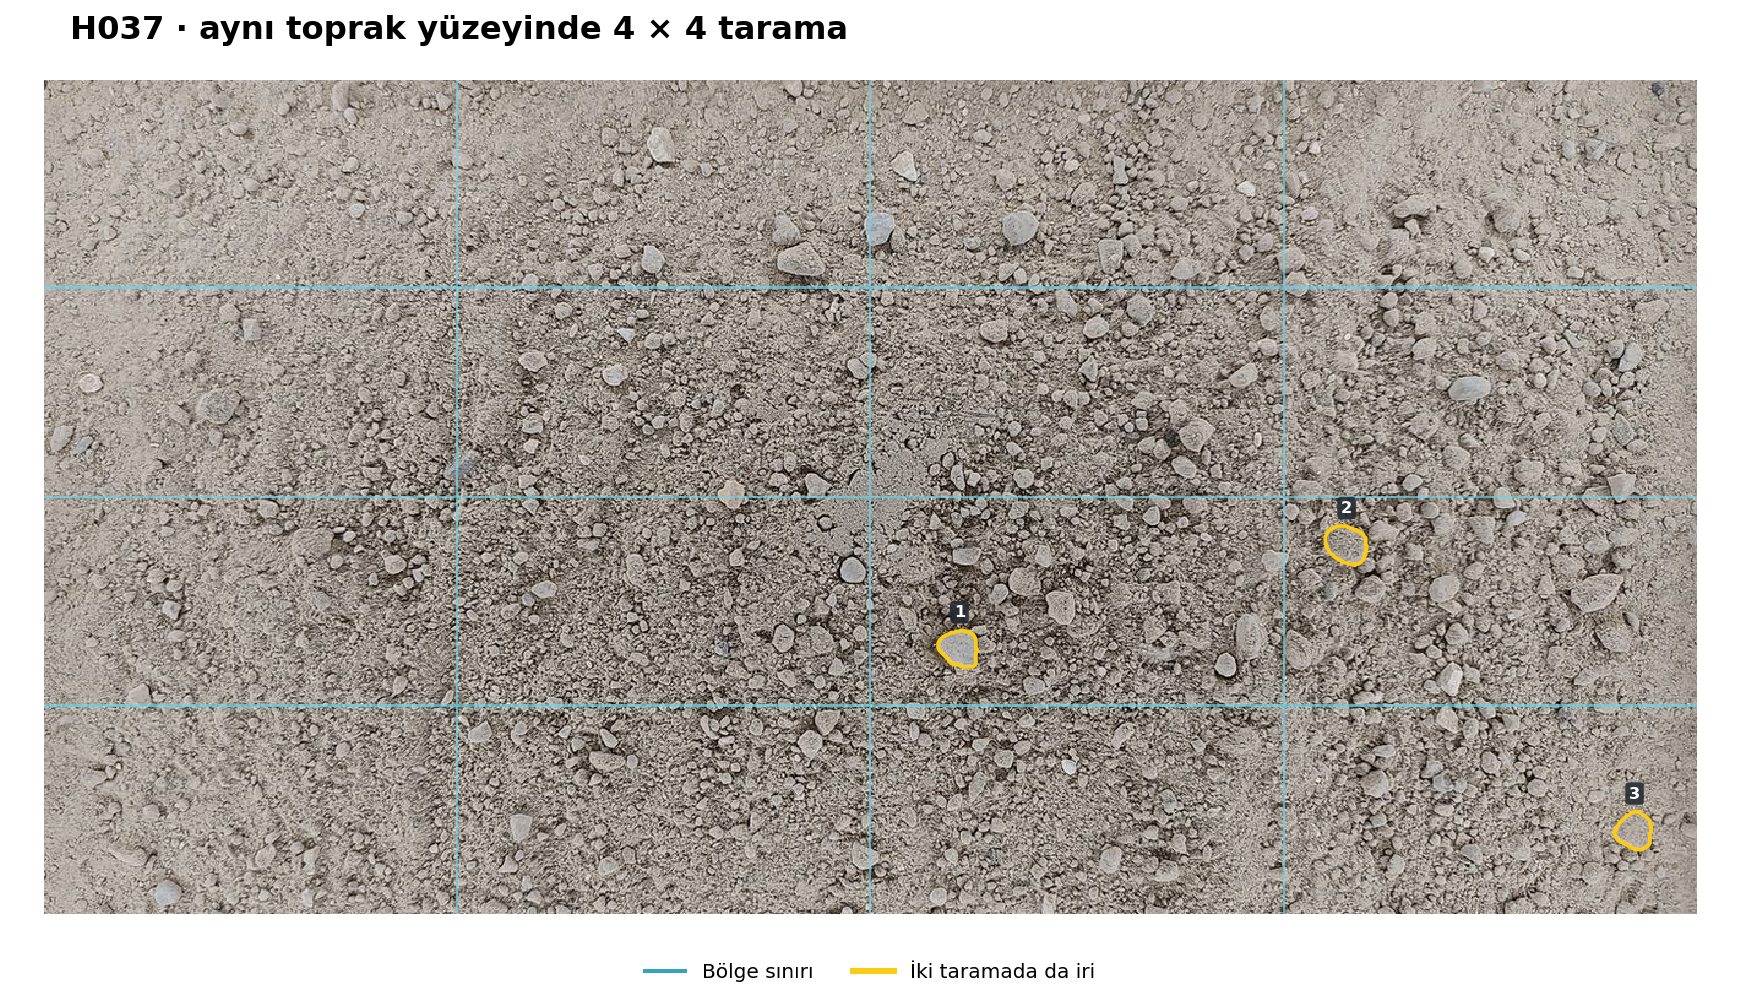

Here is the Python script that generated this plot:
"""H037'nin aynı Motorola çekiminde 4 × 4 bölge ve tam yüzey tespitlerini karşılaştır."""
import argparse
from dataclasses import dataclass

import numpy as np
import pandas as pd
from skimage.measure import regionprops

import h037_tam_yuzey as full

ig = full.ig
STEM = "h037_onalti_bolge"
ARCHIVE = ig.out / f"{STEM}_maskeler.npz"
MARGIN = int(np.ceil(13 * ig.PPM))
THRESHOLD = 6.3
MIN_IOU = .5
BOUNDARY = ig.out / f"{STEM}_sinir_kontrolu.npz"


def with_margin(core, shape):
    y0, x0, y1, x1 = core
    h, w = shape
    return max(0, y0-MARGIN), max(0, x0-MARGIN), min(h, y1+MARGIN), min(w, x1+MARGIN)


def layout(shape):
    h, w = shape
    ys = np.rint(np.linspace(0, h, 5)).astype(int)
    xs = np.rint(np.linspace(0, w, 5)).astype(int)
    for i, (y0, y1) in enumerate(zip(ys[:-1], ys[1:])):
        for j, (x0, x1) in enumerate(zip(xs[:-1], xs[1:])):
            # Label rows and columns as seen in the landscape display (90° counterclockwise).
            name = f"r{4-j}c{i+1}"
            core = (y0, x0, y1, x1)
            yield name, core, with_margin(core, shape)


def boundary_layout(ref):
    # The one coarse stone previously found inside the five squares is the preselected test case.
    coarse = pd.read_csv(ig.out / "h037_tam_yuzey_taslar.csv")
    label = coarse.loc[coarse.bes_karede, "etiket"].item()
    yy, xx = np.nonzero(ref == label)
    sy, sx = np.rint([yy.mean()+.5, xx.mean()+.5]).astype(int)
    tiles = [core for _, core, _ in layout(ref.shape) if core[0] <= sy < core[2]]
    shared = min((core[3] for core in tiles[:-1]), key=lambda x: abs(x - sx))
    left = next(core for core in tiles if core[3] == shared)
    right = next(core for core in tiles if core[1] == shared)
    assert left[1] < sx < right[3] and xx.min() < sx <= xx.max()
    cores = [(left[0], left[1], left[2], sx), (right[0], sx, right[2], right[3])]
    return [(name, core, with_margin(core, ref.shape)) for name, core in zip(["side0", "side1"], cores)]


def infer(stress=False):
    from cellpose import models, transforms

    row, _, box, _, rgb = full.surface()
    # Use the exact full-frame input normalization from Cellpose before slicing.
    image = transforms.convert_image(rgb)
    image = transforms.normalize_img(image[None], **dict(models.normalize_default, normalize=True, invert=False))[0]
    assert image.shape == rgb.shape
    cache = ig.work.parent / ".venv" / STEM
    cache.mkdir(exist_ok=True)
    model = None
    tiles = list(layout(image.shape[:2]))
    output = ARCHIVE
    if stress:
        with np.load(full.ARCHIVE) as ref:
            tiles = boundary_layout(ref["mask"])
        output = BOUNDARY
    masks = {}
    for number, (name, _, outer) in enumerate(tiles, 1):
        y0, x0, y1, x1 = outer
        path = cache / f"{name}.npy"
        if path.exists():
            mask = np.load(path)
        else:
            if model is None:
                model = ig.load_model(full.prev.near.WEIGHTS)
            patch = np.ascontiguousarray(image[y0:y1, x0:x1])
            mask, *_ = model.eval(patch, normalize=False, batch_size=1, bsize=256,
                                  flow_threshold=.4, cellprob_threshold=0.)
            assert mask.min() >= 0 and mask.max() <= 65535
            mask = mask.astype(np.uint16)
            tmp = path.with_suffix(".tmp.npy")
            np.save(tmp, mask)
            tmp.replace(path)
        assert mask.shape == (y1-y0, x1-x0) and mask.dtype == np.uint16
        masks[name] = mask
        print(f"{number}/{len(tiles)} {name}", flush=True)
    tmp = output.with_suffix(".tmp.npz")
    np.savez_compressed(tmp, **masks, photo_name=row.file, box=box, margin=MARGIN, shape=image.shape[:2])
    tmp.replace(output)


@dataclass
class Grain:
    tile: str
    label: int
    pixels: np.ndarray
    minor: float
    owned: bool
    clearance: float
    bbox: tuple


def read_grains(archive, tiles, shape):
    grains = []
    for name, (y0, x0, y1, x1), (oy, ox, ey, ex) in tiles:
        mask = archive[name]
        assert mask.shape == (ey-oy, ex-ox)
        for obj in regionprops(mask):
            cy, cx = np.asarray(obj.centroid) + [oy+.5, ox+.5]
            owned = y0 <= cy < y1 and x0 <= cx < x1
            rr, cc = obj.coords.T
            pixels = np.ravel_multi_index((rr+oy, cc+ox), shape)
            a, b, c, d = obj.bbox
            bbox = (a+oy, b+ox, c+oy, d+ox)
            # Prefer the mask with most surrounding context when duplicate owners occur.
            clearance = min(cy-oy, ey-cy, cx-ox, ex-cx)
            grains.append(Grain(name, obj.label, pixels, obj.axis_minor_length / ig.PPM, owned, clearance, bbox))
    return grains


def deduplicate(grains):
    kept = []
    buckets = {}
    for grain in sorted((g for g in grains if g.owned), key=lambda g: (-g.clearance, g.tile, g.label)):
        y0, x0, y1, x1 = grain.bbox
        bins = [(i, j) for i in range(y0//64, (y1-1)//64+1) for j in range(x0//64, (x1-1)//64+1)]
        nearby = {i for cell in bins for i in buckets.get(cell, [])}
        duplicate = False
        for i in nearby:
            other = kept[i]
            if other.tile == grain.tile:
                continue
            n = np.intersect1d(other.pixels, grain.pixels, assume_unique=True).size
            if n >= MIN_IOU * (len(other.pixels) + len(grain.pixels) - n):
                duplicate = True
                break
        if not duplicate:
            for cell in bins:
                buckets.setdefault(cell, []).append(len(kept))
            kept.append(grain)
    return kept


def overlaps(grain, ref, areas):
    ids, counts = np.unique(ref.ravel()[grain.pixels], return_counts=True)
    return [(int(k), n / (len(grain.pixels) + areas[k] - n)) for k, n in zip(ids, counts) if k]


def match(grains, ref):
    from scipy.optimize import linear_sum_assignment
    areas = np.bincount(ref.ravel())
    weights = np.zeros((len(grains), len(areas)))
    for i, grain in enumerate(grains):
        for label, iou in overlaps(grain, ref, areas):
            if iou >= MIN_IOU:
                weights[i, label] = 1 + min(weights.shape) + iou
    a, b = linear_sum_assignment(weights, maximize=True)
    return {int(label): (grains[i], weights[i,label] - (1 + min(weights.shape)))
            for i, label in zip(a, b) if weights[i,label] > 0}


def draw(rgb, field, table, kept, ref):
    import matplotlib
    matplotlib.use("Agg")
    import matplotlib.pyplot as plt
    from matplotlib.lines import Line2D
    from skimage.segmentation import find_boundaries

    colors = {"ortak": "#facc15", "yalniz_tam": "#ed4685", "yalniz_16": "#58f3b8"}
    names = {"ortak": "İki taramada da iri", "yalniz_tam": "Yalnız tam yüzeyde iri",
             "yalniz_16": "Yalnız 16 bölgede iri"}
    lookup = {(g.tile, g.label): g for g in kept}
    def outline(ax, binary, color, **style):
        ax.contour(binary.astype(float), levels=[.5], colors=[color], **style)
    fig, ax = plt.subplots(figsize=(12, 6.9))
    ax.imshow(np.rot90(rgb), interpolation="nearest")
    grid = np.rot90(field)
    seam = find_boundaries(grid, mode="thick")
    ax.imshow(np.ma.masked_where(~seam, seam), cmap=matplotlib.colors.ListedColormap(["#6ad6ee"]),
              interpolation="nearest", alpha=.70)
    for n, rec in enumerate(table.itertuples(), 1):
        binary = np.zeros(ref.shape, dtype=bool)
        if rec.durum == "yalniz_tam":
            binary = ref == rec.tam_id
        else:
            binary.ravel()[lookup[rec.bolge, int(rec.bolge_id)].pixels] = True
        shown = np.rot90(binary)
        outline(ax, shown, colors[rec.durum], linewidths=1.8)
        yy, xx = np.nonzero(shown)
        ax.annotate(str(n), (xx.mean(), yy.min()), xytext=(0, 7), textcoords="offset points", ha="center",
                    color="white", weight="bold", fontsize=8,
                    bbox=dict(boxstyle="round,pad=.23", facecolor="#222831", edgecolor="none", alpha=.88))
    ax.set_axis_off()
    fig.suptitle("H037 · aynı toprak yüzeyinde 4 × 4 tarama", x=.04, ha="left", y=.985,
                 fontsize=16, fontweight="bold")
    handles = [Line2D([], [], color="#37a2bc", lw=2, label="Bölge sınırı")]
    handles += [Line2D([], [], color=c, lw=3, label=names[key]) for key, c in colors.items() if key in set(table.durum)]
    fig.legend(handles=handles, loc="lower center", ncols=len(handles), frameon=False)
    fig.subplots_adjust(top=.93, bottom=.075, left=.025, right=.975)
    fig.savefig(ig.out / f"{STEM}.png", dpi=145)
    plt.close(fig)


def draw_boundary(rgb, ref, target, tiles, views, stress):
    import matplotlib
    matplotlib.use("Agg")
    import matplotlib.pyplot as plt

    yy, _ = np.nonzero(ref == target)
    cy = int(round(yy.mean()))
    split = tiles[0][1][3]
    half = round(11*ig.PPM)
    crop = np.s_[cy-half:cy+half, split-half:split+half]
    frame = np.rot90(rgb[crop])
    lookup = {(g.tile,g.label): g for g in views}
    fig, axes = plt.subplots(1, 2, figsize=(6.6, 3.9))
    for ax, (name, core, _) in zip(axes, tiles):
        ax.imshow(frame, interpolation="nearest")
        ax.axhline(half-.5, color="#59dbf1", lw=1.3, ls="--")
        rows = stress[stress.gorunum == name]
        detail = "Eşleşen maske yok"
        if not rows.empty:
            rec = rows.sort_values("iou").iloc[-1]
            g = lookup[name, rec.yerel_id]
            mask = np.zeros(ref.shape, bool)
            mask.ravel()[g.pixels] = True
            ax.contour(np.rot90(mask[crop]).astype(float), levels=[.5], colors=["#facc15"], linewidths=1.8)
            ry, rx = np.unravel_index(g.pixels, ref.shape)
            ax.plot(ry.mean()-(cy-half), (split+half-1)-rx.mean(), "w+", ms=9, mew=1.5)
            state = "birleşimde korundu" if rec.birlesimde else "birleşime alınmadı"
            detail = f"{g.minor:.2f} mm · {state}".replace(".", ",")
        ax.set_title("Sayım alanı çizginin " + ("altında" if core[3] == split else "üstünde"), fontsize=11)
        ax.set_xlabel(detail, fontsize=9)
        ax.set(xticks=[], yticks=[])
    fig.suptitle("H037 · bölge çizgisi taşın içinden geçtiğinde", fontsize=14, weight="bold")
    fig.text(.5, .025, "Sarı çizgi taş maskesi, beyaz artı maskenin merkezi.", ha="center", fontsize=9)
    fig.subplots_adjust(left=.035, right=.965, top=.82, bottom=.14, wspace=.12)
    fig.savefig(ig.out / f"{STEM}_sinir.png", dpi=150)
    plt.close(fig)


def score():
    row, _, box, _, rgb = full.surface()
    with np.load(full.ARCHIVE) as z:
        ref = z["mask"]
    shape = ref.shape
    tiles = list(layout(shape))
    field = np.zeros(shape, np.uint8)
    for i, (_, (y0, x0, y1, x1), _) in enumerate(tiles, 1):
        assert not field[y0:y1, x0:x1].any()
        field[y0:y1, x0:x1] = i
    assert np.all(field > 0)
    with np.load(ARCHIVE) as z:
        assert z["photo_name"].item() == row.file and tuple(z["box"]) == box
        assert int(z["margin"]) == MARGIN and tuple(z["shape"]) == shape
        grains = read_grains(z, tiles, shape)
    kept = deduplicate(grains)
    linked = match(kept, ref)
    areas = np.bincount(ref.ravel())
    reference = {p.label: p for p in regionprops(ref)}
    ref_large = {k for k,p in reference.items() if p.axis_minor_length >= THRESHOLD*ig.PPM}
    records = []
    taken = set()
    for k, p in reference.items():
        grain, iou = linked.get(k, (None, 0.))
        if grain is not None:
            taken.add((grain.tile, grain.label))
        is_large = grain is not None and grain.minor >= THRESHOLD
        if k not in ref_large and not is_large:
            continue
        records.append(dict(tam_id=k, tam_mm=p.axis_minor_length/ig.PPM, bolge=grain.tile if grain else "",
                            bolge_id=grain.label if grain else "", bolge_mm=grain.minor if grain else np.nan,
                            iou=iou, durum="ortak" if is_large and k in ref_large else
                            ("yalniz_tam" if k in ref_large else "yalniz_16")))
    for g in kept:
        if g.minor >= THRESHOLD and (g.tile, g.label) not in taken:
            records.append(dict(tam_id=np.nan, tam_mm=np.nan, bolge=g.tile, bolge_id=g.label,
                                bolge_mm=g.minor, iou=0., durum="yalniz_16"))
    table = pd.DataFrame(records)
    table.to_csv(ig.out / f"{STEM}_eslesmeler.csv", index=False, float_format="%.6f")
    print(table.to_string(index=False))
    crossing = {k for k,p in reference.items() if np.unique(field[tuple(p.coords.T)]).size > 1}
    print("Natural grid crossing: raw ref, matched, coarse ref", len(crossing), len(crossing & linked.keys()),
          len(crossing & ref_large))
    print("All raw, owner, deduplicated", len(grains), sum(g.owned for g in grains), len(kept))
    print("Coarse raw, owner, deduplicated", sum(g.minor >= THRESHOLD for g in grains),
          sum(g.owned and g.minor >= THRESHOLD for g in grains), sum(g.minor >= THRESHOLD for g in kept))
    stress_tiles = boundary_layout(ref)
    with np.load(BOUNDARY) as z:
        assert z["photo_name"].item() == row.file and tuple(z["box"]) == box and int(z["margin"]) == MARGIN
        views = read_grains(z, stress_tiles, shape)
    target = pd.read_csv(ig.out / "h037_tam_yuzey_taslar.csv").query("bes_karede").etiket.item()
    outcomes = []
    stress_kept = {(g.tile, g.label) for g in deduplicate(views)}
    for g in views:
        for k, v in overlaps(g, ref, areas):
            if k == target and v >= MIN_IOU:
                outcomes.append(dict(tam_id=k, gorunum=g.tile, yerel_id=g.label, bolge_mm=g.minor, iou=v, merkez_iceride=g.owned,
                                     birlesimde=(g.tile,g.label) in stress_kept, iri=g.minor >= THRESHOLD))
    stress = pd.DataFrame(outcomes, columns=["tam_id", "gorunum", "yerel_id", "bolge_mm", "iou", "merkez_iceride", "birlesimde", "iri"])
    stress.to_csv(ig.out / f"{STEM}_sinir.csv", index=False, float_format="%.6f")
    print("Deliberate boundary test\n", stress.to_string(index=False))
    draw(rgb, field, table, kept, ref)
    draw_boundary(rgb, ref, target, stress_tiles, views, stress)


if __name__ == "__main__":
    parser = argparse.ArgumentParser(description=__doc__)
    parser.add_argument("step", choices=["infer", "boundary", "score"])
    args = parser.parse_args()
    if args.step == "score":
        score()
    else:
        infer(stress=args.step == "boundary")
